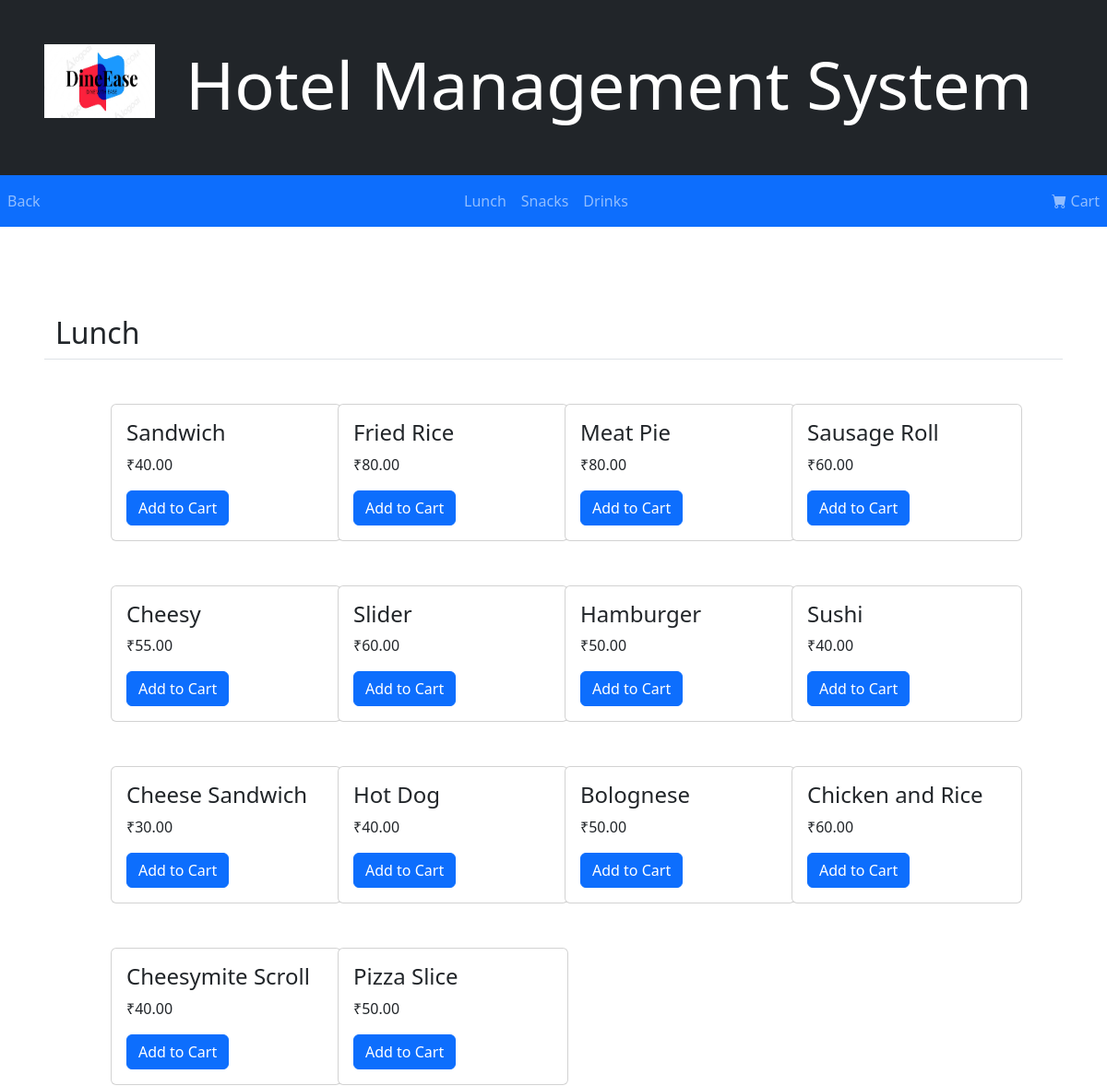
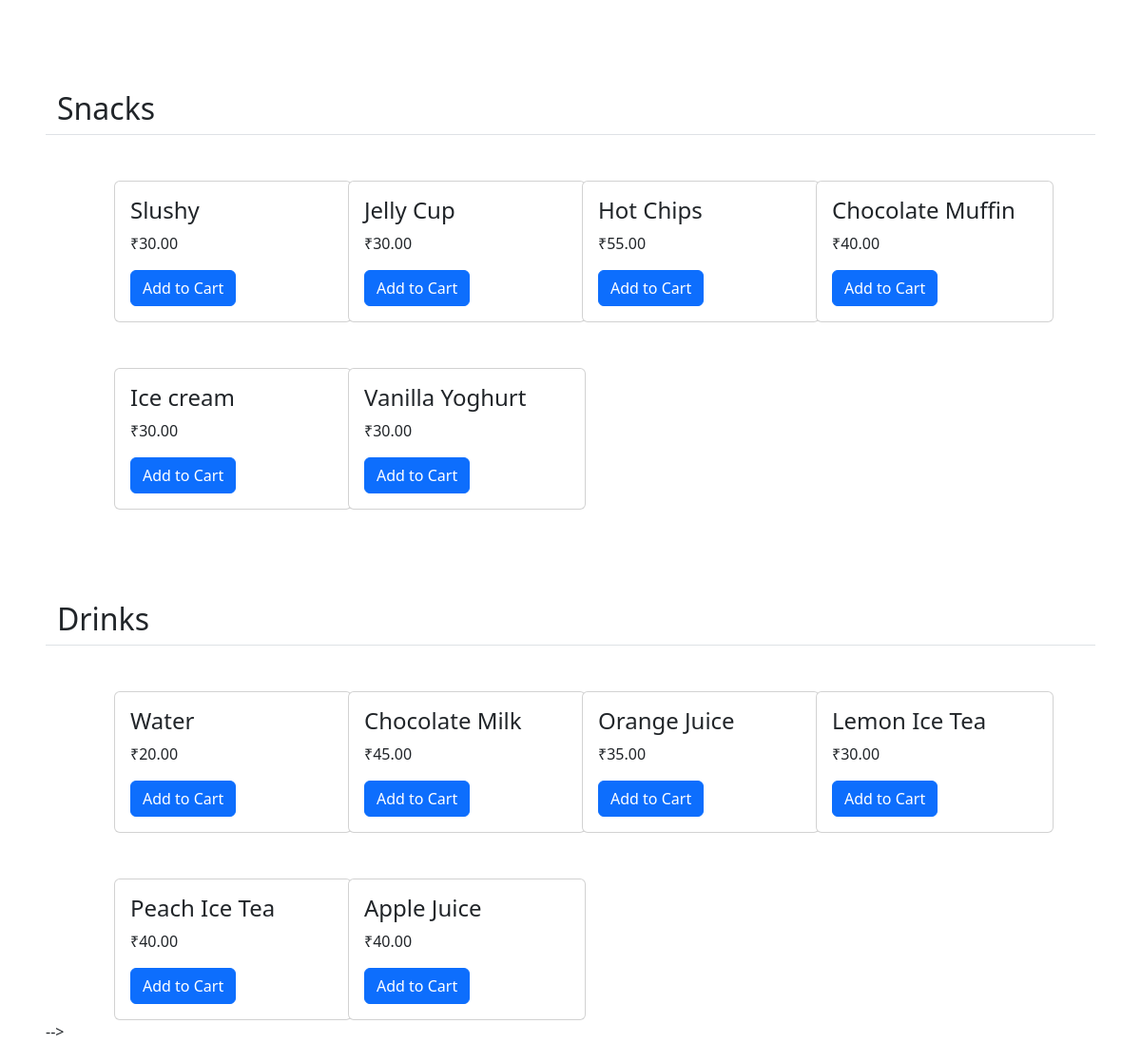
The page /retail/createorder on the database its author committed (2 pictures, top to bottom).
### tables this page shows
CREATE TABLE "Items" (
	"itemID"	INTEGER NOT NULL UNIQUE,
	"ItemName"	TEXT UNIQUE,
	"ItemDescription"	TEXT,
	"ItemPrice"	REAL,
	"Category"	TEXT,
	PRIMARY KEY("itemID" AUTOINCREMENT)
);

### app.py (the view)
@app.route("/retail/createorder")
def createorder(): #fetches items from database and assigns them a category to be displayed appropriately
    lunch = fetchQuery("SELECT * FROM Items WHERE Category = 'Lunch'")
    drinks = fetchQuery("SELECT * FROM Items WHERE Category = 'Drink'")
    snacks = fetchQuery("SELECT * FROM Items WHERE Category = 'Snack'")
    return render_template("neworder.html", lunch=lunch, drinks=drinks, snacks=snacks)#you get how its rendered

### app.py (called while the page is built)
def fetchQuery(query):
    sqlite3.connect(db).row_factory = sqlite3.Row #sets up row factory
    cur=sqlite3.connect(db).cursor()
    cur.execute(query)
    result = cur.fetchall() # stores the query results
    return result

### templates/neworder.html (shortened to what this page needs)
<html>
    <head>
        <link rel="stylesheet" href="../static/css/styles.css"/>
        <link rel="stylesheet" href="https://cdn.jsdelivr.net/npm/bootstrap-icons@1.5.0/font/bootstrap-icons.css">
        <link href="https://cdn.jsdelivr.net/npm/bootstrap@5.2.0/dist/css/bootstrap.min.css" rel="stylesheet">
    </head>
    <body data-bs-spy="scroll" data-bs-target=".navbar" data-bs-offset="50">
        <div class="container-fluid bg-dark text-white text-left p-5 w-100">
            <img src="../static/images/logo.png" class="float-start" style="width:120px;height:80px">
            <h1 class="display-2" style="text-align: center;" >Hotel Management System</h1>
        </div>
        <nav class="navbar navbar-expand-sm bg-primary navbar-dark sticky-top">
          <ul class="navbar-nav nav">
            <li class="nav-item">
              <a class="nav-link" href="/retail/options">Back</a>
            </li>
          </ul>
          <ul class="navbar-nav nav mx-auto">
            <li class="nav-item">
              <a class="nav-link" href="#Lunch">Lunch</a>
            </li>
            <li class="nav-item">
              <a class="nav-link" href="#Snacks">Snacks</a>
            </li>
            <li class="nav-item">
              <a class="nav-link" href="#Drinks">Drinks</a>
            </li>
          </ul>
          <ul class="navbar-nav nav mr-3">
            <li class="nav-item">
              <a class="nav-link" href="javascript:delay('/retail/cart')" onclick="sendlist()"><i class="bi bi-cart-fill"></i> Cart</a>
            </li>
          </ul>
        </nav>
        <div class="mx-5">
          <div id="Lunch">
            <div class="container border-bottom mt-5 pt-5 justify-content-center">
              <h2>Lunch</h2>
            </div>
            <div class="container">
              <div class="row mx-5">
                {% for item in lunch %}
                  <div class="col-xl-3 mt-5">
                    <div class="card" style="width:250px">
                      <div class="card-body">
                        <h4 class="card-title">{{item[1]}}</h4>
                        <p class="card-text">₹{{item[3]}}0</p>
                        <a class="btn btn-primary" onclick="addItem({{item[0]}})">Add to Cart</a>
                      </div>
                    </div>
                  </div>
                {% endfor %}
              </div>
          </div>
          <div id="Snacks">
            <div class="container border-bottom mt-5 pt-5 justify-content-center">
              <h2>Snacks</h2>
            </div>
            <div class="container">
              <div class="row mx-5">
                {% for item in snacks %}
                  <div class="col-xl-3 mt-5">
                    <div class="card" style="width:250px">
                      <div class="card-body">
                        <h4 class="card-title">{{item[1]}}</h4>
                        <p class="card-text">₹{{item[3]}}0</p>
                        <a class="btn btn-primary" onclick="addItem({{ item[0] }})">Add to Cart</a>
                      </div>
                    </div>
                  </div>
                {% endfor %}
              </div>
            </div>
          <div id="Drinks">
            <div class="container border-bottom mt-5 pt-5 justify-content-center">
              <h2>Drinks</h2>
            </div>
            <div class="container">
              <div class="row mx-5">
                {% for item in drinks %}
                  <div class="col-xl-3 mt-5">
                    <div class="card" style="width:250px">
                      <div class="card-body">
                        <h4 class="card-title">{{item[1]}}</h4>
                        <p class="card-text">₹{{item[3]}}0</p>
                        <a class="btn btn-primary" onclick="addItem({{item[0]}})">Add to Cart</a>
                      </div>
                    </div>
                  </div>
                {% endfor %}
              </div>
            </div>
        </div>
        </div> -->
    </body>
</html>

### rows shown on the page
Items: ItemName "Sandwich", ItemPrice "40.0"
Items: ItemName "Fried Rice", ItemPrice "80.0"
Items: ItemName "Meat Pie", ItemPrice "80.0"
Items: ItemName "Sausage Roll", ItemPrice "60.0"
Items: ItemName "Cheesy", ItemPrice "55.0"
Items: ItemName "Slider", ItemPrice "60.0"
Items: ItemName "Hamburger", ItemPrice "50.0"
Items: ItemName "Sushi", ItemPrice "40.0"
Items: ItemName "Cheese Sandwich", ItemPrice "30.0"
Items: ItemName "Hot Dog", ItemPrice "40.0"
Items: ItemName "Bolognese", ItemPrice "50.0"
Items: ItemName "Chicken and Rice", ItemPrice "60.0"
Items: ItemName "Cheesymite Scroll", ItemPrice "40.0"
Items: ItemName "Pizza Slice", ItemPrice "50.0"
Items: ItemName "Slushy", ItemPrice "30.0"
Items: ItemName "Jelly Cup", ItemPrice "30.0"
Items: ItemName "Hot Chips", ItemPrice "55.0"
Items: ItemName "Chocolate Muffin", ItemPrice "40.0"
Items: ItemName "Ice cream", ItemPrice "30.0"
Items: ItemName "Vanilla Yoghurt", ItemPrice "30.0"
Items: ItemName "Water", ItemPrice "20.0"
Items: ItemName "Chocolate Milk", ItemPrice "45.0"
Items: ItemName "Orange Juice", ItemPrice "35.0"
Items: ItemName "Lemon Ice Tea", ItemPrice "30.0"
Items: ItemName "Peach Ice Tea", ItemPrice "40.0"
Items: ItemName "Apple Juice", ItemPrice "40.0"
